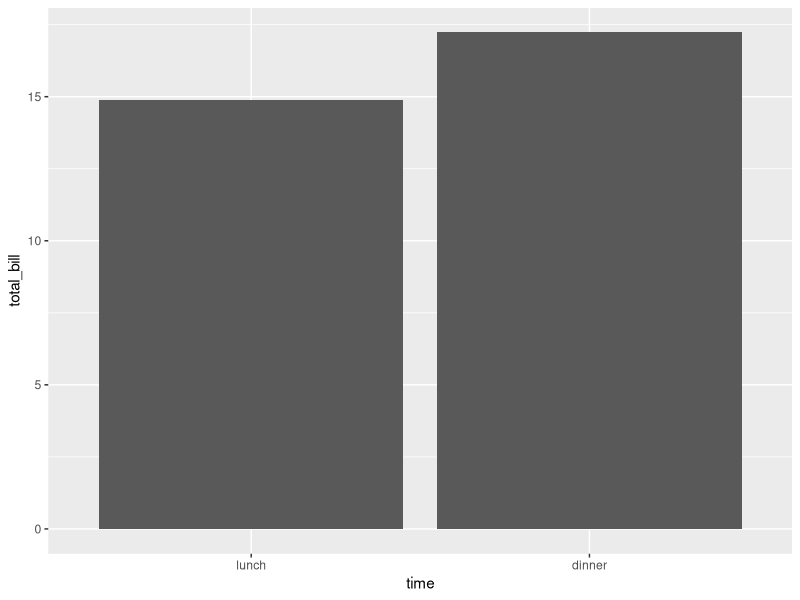

The R script that drew this image:
install.packages("ggplot2")
library("ggplot2")

dat <- data.frame(
    time = factor(c("lunch","dinner"), levels=c("lunch","dinner")),
    total_bill  = c(14.89, 17.23)
)
dat

ggplot(data=dat, aes(x=time, y=total_bill)) +
    geom_bar(stat="identity")

a = 4
b=6
c=12
d <- 9
e<-13
a<b
b>c
a<=b
a==b
f="bla"
a==f
a<-4
a==f
NombresAutos<-c("Citroen","Toyota","Subaru")
